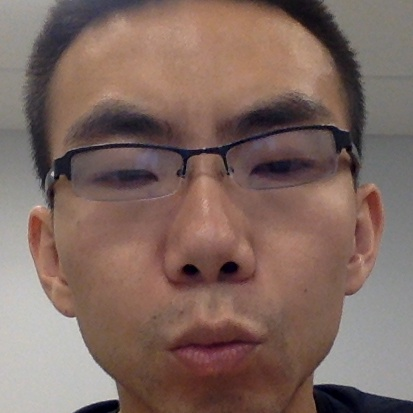
#> input picture aipro/eyes.jpg, 413 x 413 px
$ python edg.py
#> lines starting #> are read from the running program, lines starting #| are printed output that depends on the picture; after the words box and inside, x2 and y2 are one past the last pixel; in counts of white or black regions, pixels touching at a corner belong together
#!/usr/bin/env python
# encoding: utf-8

import cv2
import numpy as np


img = cv2.imread('eyes.jpg')
#> img is the input picture: shape (413, 413, 3); mean B, G, R 96.9, 104.7, 127.8
gray = cv2.cvtColor(img,cv2.COLOR_BGR2GRAY)  # gray
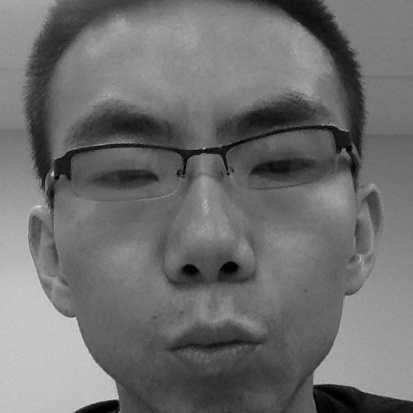
#> gray: shape (413, 413); min 0, max 222, mean 110.7
ret, binary = cv2.threshold(gray,127,255,cv2.THRESH_BINARY) #binary
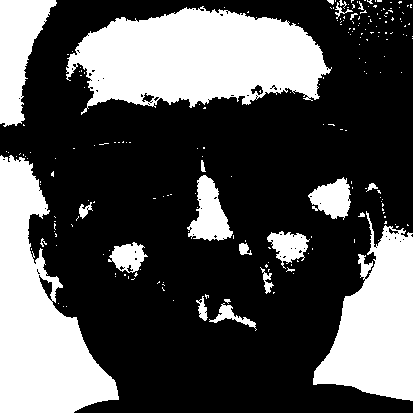
#> binary: shape (413, 413); 32.7% white; 213 white regions (190 under 20 px), largest, box (x1, y1, x2, y2) and area: (66, 6, 332, 115) 19032, (0, 155, 119, 413) 15728, (313, 211, 413, 401) 10892
cv2.imshow("enumerate", binary)

#contours, hierarchy = cv2.findContours(binary,cv2.RETR_TREE,cv2.CHAIN_APPROX_SIMPLE) # edge
#cv2.drawContours(img,contours,-1,(0,0,255),3)

#cv2.imshow("img", img)
cv2.waitKey(0)

$ run again, with aipro/test.jpg copied over aipro/eyes.jpg
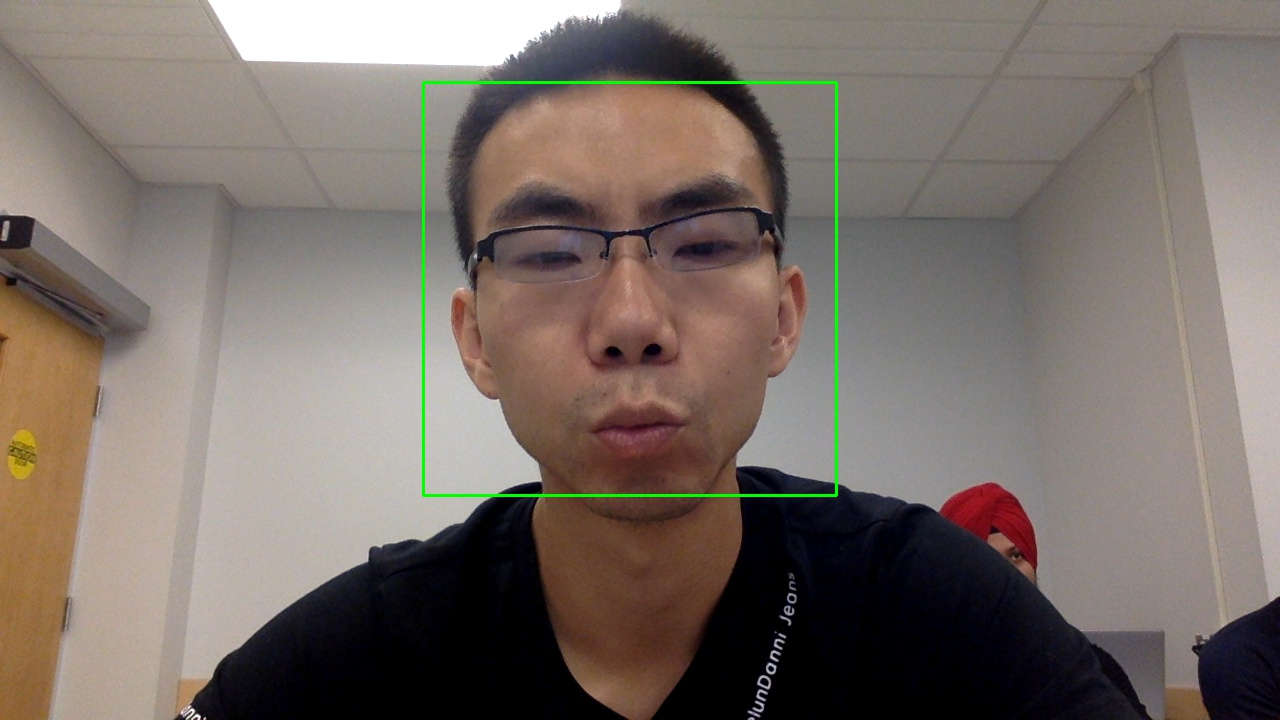
#> input picture aipro/test.jpg, 1280 x 720 px
#> img is the input picture: shape (720, 1280, 3); mean B, G, R 103.8, 111.1, 121.5
#> `gray = cv2.cvtColor(img,cv2.COLOR_BGR2GRAY)`:
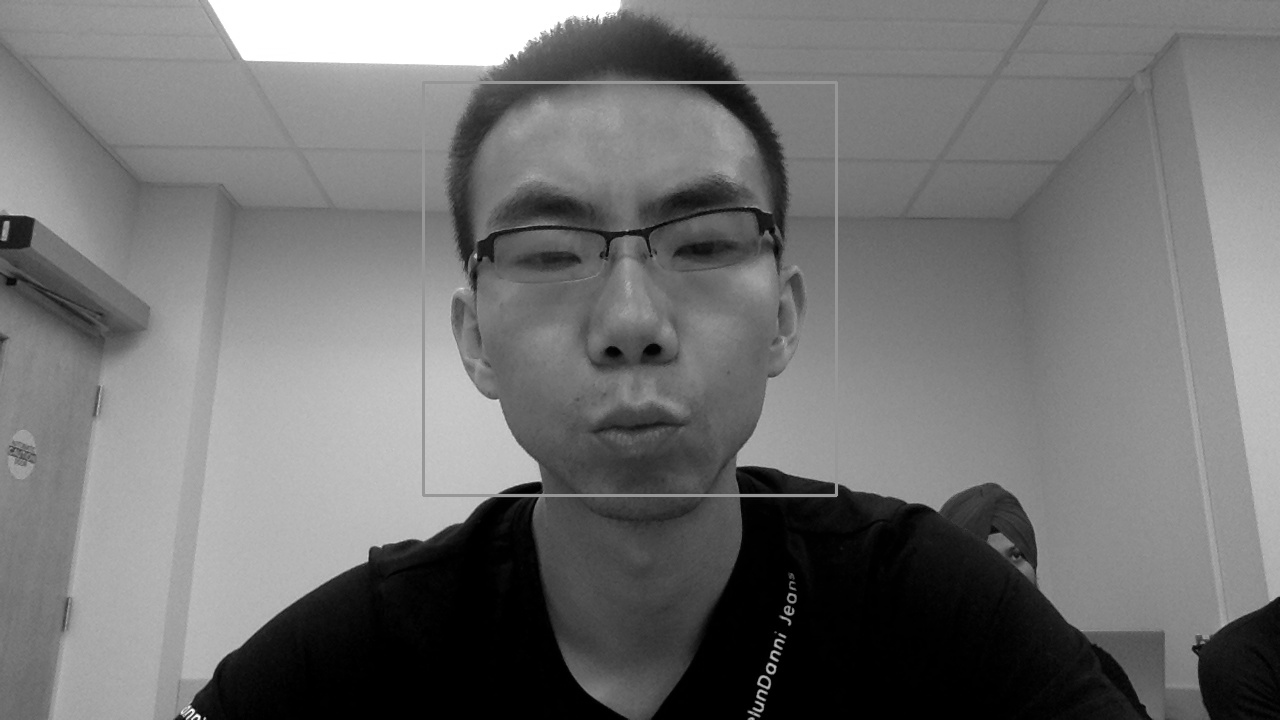
#> gray: shape (720, 1280); min 0, max 255, mean 113.3
#> `ret, binary = cv2.threshold(gray,127,255,cv2.THRESH_BINARY)`:
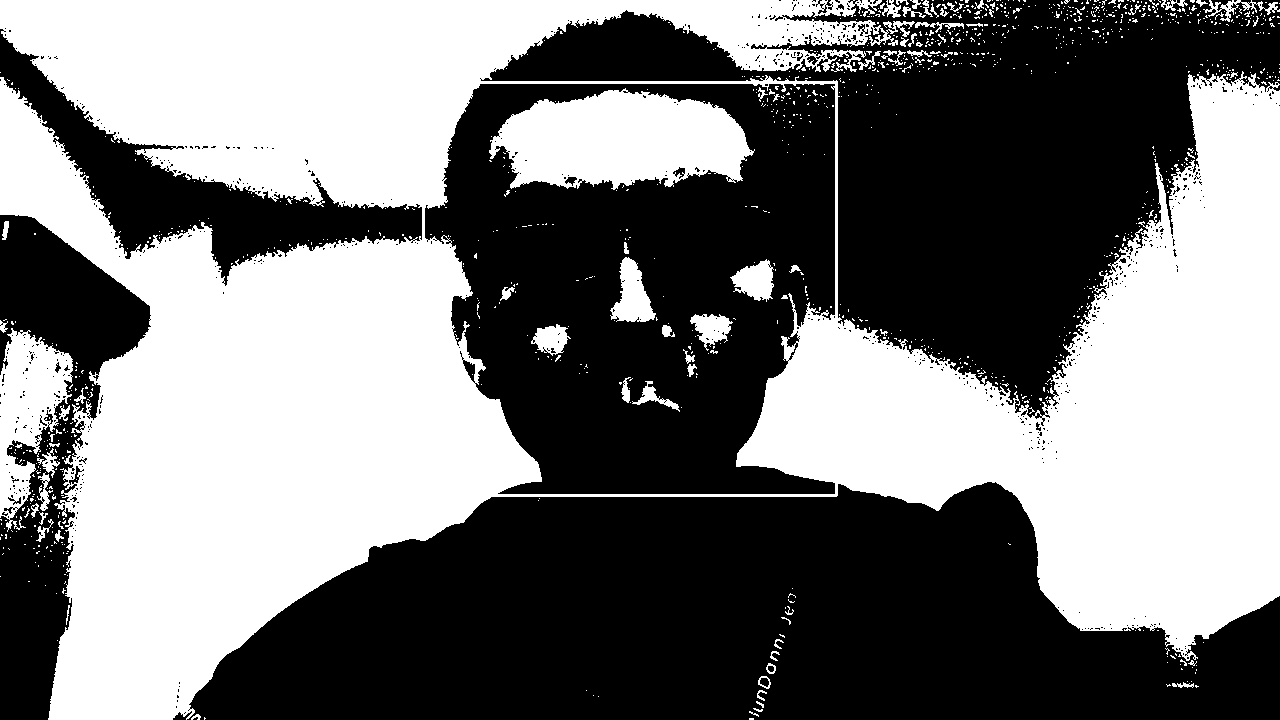
#> binary: shape (720, 1280); 47.1% white; 1118 white regions (1044 under 20 px), largest, box (x1, y1, x2, y2) and area: (0, 0, 1280, 720) 395292, (489, 88, 755, 190) 19009, (0, 328, 73, 532) 7533
